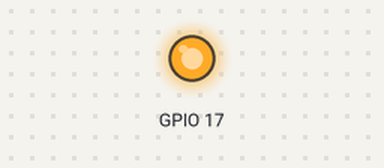
This program was run on a simulated Raspberry Pi (BCM pin numbers). Parts: output pins drawn as LEDs (lit = HIGH). At 2.0 s the program stops and its outputs stay as they are.

Above: at 0.1 s.
At 1.1 s:
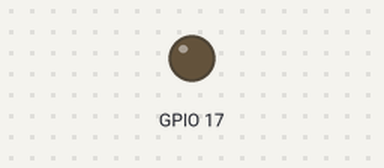
Timing chart, 0 to 2.6 s (numbered marks = the images above):
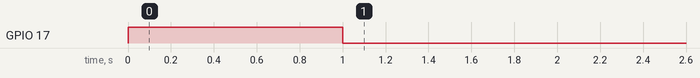

The program:

power_sw.py
```python
import RPi.GPIO as GPIO
import time

GPIO.setmode(GPIO.BCM)  # Use BCM GPIO numbers
GPIO.setup(17, GPIO.OUT)

try:
    GPIO.output(17, GPIO.HIGH) # Turn on
    time.sleep(1)
    GPIO.output(17, GPIO.LOW)  # Turn off
    time.sleep(1)
    GPIO.output(17, GPIO.HIGH) # Turn on
finally:
    GPIO.cleanup() # Reset pins on exit
```

Measured:
- by itself, GPIO 17: LOW → HIGH at 0.00 s, → LOW 1.0 s later
